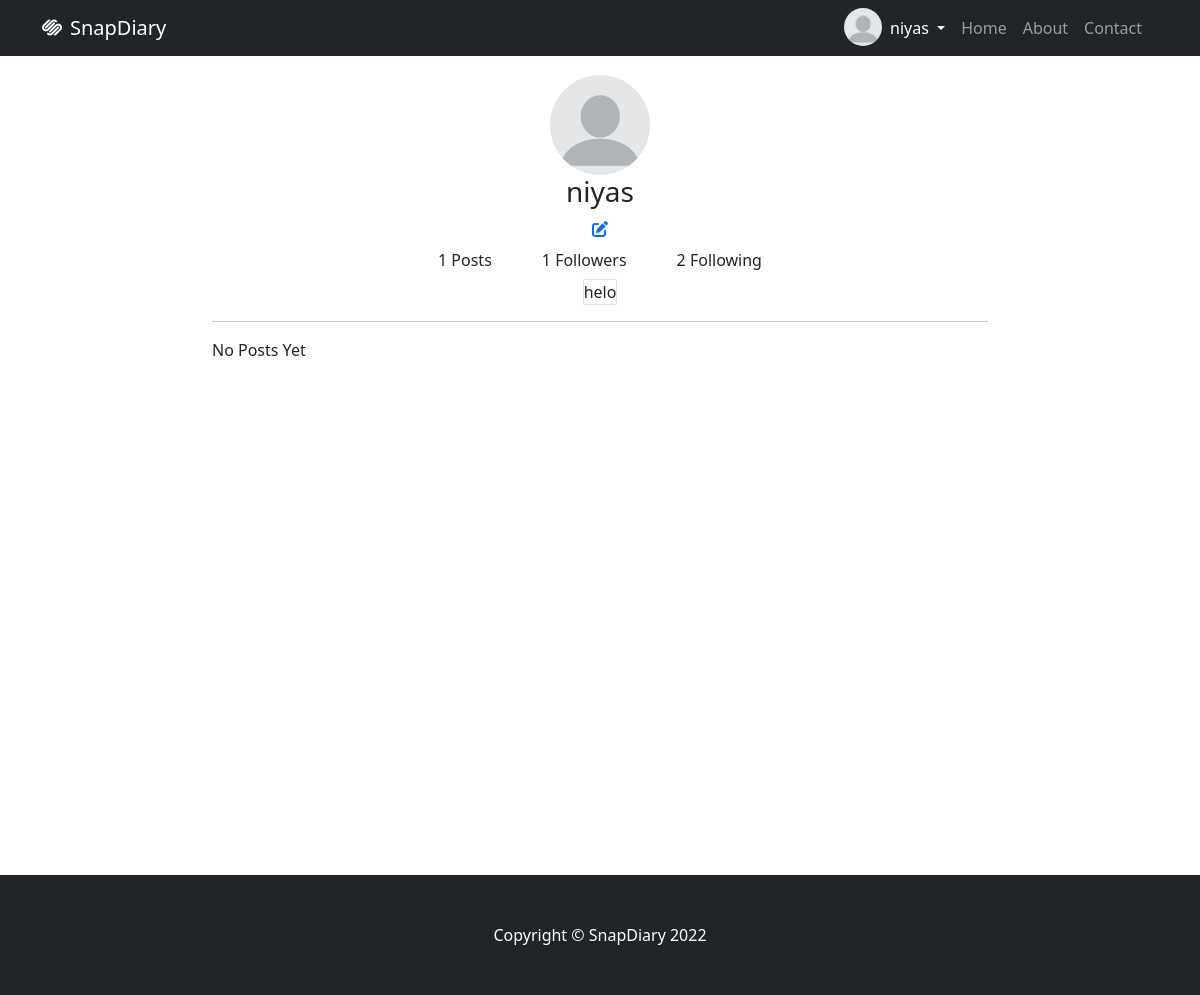
Screenshot of /user/profilepic_change/ (signed in) with the database file from the repository.
### socialapp/models.py (models this page shows)
class Myuser(AbstractUser):
  profile_pic = models.ImageField(upload_to='profile', default='default/pro_pic.png')

class UserProfile(models.Model):
  user = models.OneToOneField(Myuser, on_delete=models.CASCADE, related_name='user_profile')
  bio = models.CharField(max_length=120, null=True, blank=True)
  mobile = models.CharField(max_length=12, null=True, blank=True)
  dob = models.DateField(null=True, blank=True)
  GENDER_CHOICES = (
    ('Male', 'Male'),
    ('Female', 'Female'),
    ('Others', 'Others')
  )
  gender = models.CharField(max_length=12, choices=GENDER_CHOICES, null=True, blank=True)
  following = models.ManyToManyField(Myuser, related_name='followinglist', blank=True)
  followers = models.ManyToManyField(Myuser, related_name='followerslist', blank=True)
  @property
  def get_followers(self):
    return self.followers.all()
  @property
  def get_followings(self):
    return self.following.all()

### socialapp/views.py (the view, shortened to what this page needs)
# urls.py: path('user/profilepic_change/', views.ChangeProfilePicView.as_view(), name='social-change-propic'),
@method_decorator(decs, name='dispatch')
class ChangeProfilePicView(View):
  def get(self, request):
        return render(request, 'profile.html')

### socialapp/views.py (called while the page is built)
def signin_required(fn):
  def wrapper(request, *args, **kwargs):
    if not request.user.is_authenticated:
      return redirect('social-login')
    else:
      return fn(request, *args, **kwargs)
  return wrapper

### socialapp/templates/profile.html (shortened to what this page needs)
{%extends 'base.html'%}
{%block body_block%}
<div class="container-fluid">
	<div class="row">
		<div class="col-2"></div>
		<div class="col-8" style="min-height: 100vh;">
			<div>
				<div class="d-flex justify-content-center">
					<div>
						<a href="" data-bs-toggle="modal" data-bs-target="#profilePic" role="button">
							<img
							src="{{request.user.profile_pic.url}}"
							class="rounded-circle  d-inline"
							alt="avatar"
							style="width: 100px; height: 100px; object-fit: cover"
							/>
						</a>
					</div>
				</div>
				<div class="d-flex justify-content-center">
					<div>
						<h3>{{request.user}}</h3>
					</div>
				</div>
				{%if request.user.user_profile%}
				<div class="d-flex justify-content-center">
					<a href="{%url 'social-edit-profile'%}" ><i class="fa-solid fa-pen-to-square "></i></a>
				</div>
				{%else%}
				<div class="d-flex justify-content-center">
					<a href="{%url 'social-add-profile'%}" ><i class="fa-solid fa-plus"></i></a>
				</div>
				{%endif%}
				<div class="d-flex justify-content-center">
					{%if request.user.my_post.all%}
						<div>
							<a href="" class="btn me-4">{{request.user.my_post.count}} Posts</a>
						</div>
					{%else%}
						<div>
							<a href="" class="btn me-4">0 Posts</a>
						</div>
					{%endif%}
					<div>
						{%if request.user.user_profile%}
							<a href="" class="btn me-4">{{request.user.user_profile.get_followers.count}} Followers</a>
						{%else%}
							<a href="" class="btn me-4">0 Followers</a>
						{%endif%}
					</div>
					<div>
						{%if request.user.user_profile%}
							<a href="" class="btn">{{request.user.user_profile.get_followings.count}} Following</a>
						{%else%}
							<a href="" class="btn me-4">0 Following</a>
						{%endif%}
					</div>
				</div>
				<div class="d-flex justify-content-center">
					{%if request.user.user_profile.bio%}
					<div class="border">
						{{request.user.user_profile.bio}}
					</div>
					{%endif%}
				</div>
				<hr>
				{%if myposts%}
				{%for post in myposts%}
				<div class="d-flex justify-content-center">
					<div class="bg-white p-4 rounded shadow mt-3 mb-3">
						<div class="d-flex justify-content-between">
								<div class="d-flex">
										<img
												src="{{post.user.profile_pic.url}}"
												alt="avatar"
												class="rounded-circle me-2"
												style="width: 38px; height: 38px; object-fit: cover"
										/>
										<div>
												<p class="m-0 fw-bold">{{post.user}}</p>
												<span class="text-muted fs-7">{{post.posted_date}}</span>
										</div>
								</div>
								<i
								class="fas fa-ellipsis-h"
								type="button"
								id="post1Menu"
								data-bs-toggle="dropdown"
								aria-expanded="false"
								>
								</i>
								<ul
								class="dropdown-menu border-0 shadow"
								aria-labelledby="post1Menu"
								>
										<li class="d-flex align-items-center">
												<a
														class="dropdown-item d-flex justify-content-around align-items-center fs-7"
														href="#"
												>
														Edit Post
												</a>
										</li>
										<li class="d-flex align-items-center">
												<a
												class="dropdown-item d-flex justify-content-around align-items-center fs-7"
												href="#"
												>
												Delete Post</a
												>
										</li>
								</ul>
						</div>
						<div class="mt-3">
								<div>
										<p>
												{{post.title}}
										</p>
										<p>
												{{post.description}}
										</p>
										<img
												src="{{post.post_image.url}}"
												alt="post image"
												class="img-fluid rounded"
										/>
								</div>
								<div class="mt-3 d-flex justify-content-between">
										<div><i class="text-primary fas fa-thumbs-up"></i> 10</div>
										<div>2 Comments</i></div>
								</div>
								<hr>
								<div class="d-flex justify-content-between">
										<div>
												<a href="" class="btn text-muted" style="border: none;">
														<i class="fas fa-thumbs-up me-3"></i>
														<span class="m-0">Like</span>
												</a>
										</div>
										<div>
												<a class="btn text-muted" data-bs-toggle="collapse" href="#collapseExample" role="button" aria-expanded="false" aria-controls="collapseExample">
														<i class="fas fa-comment-alt me-3"></i>
														<span class="m-0">Comment</span>
												</a>
										</div>
								</div>
								<div class="collapse mt-3" id="collapseExample">
										<div class="card card-body">
												<div class="d-flex align-items-center my-1">
														<img
														src="https://source.unsplash.com/collection/happy-people"
														alt="avatar"
														class="rounded-circle me-2"
														style="
																width: 38px;
																height: 38px;
																object-fit: cover;
														"
														/>
														<div class="p-3 rounded comment__input w-100">
																<div class="d-flex justify-content-end">
																		<i
																		class="fas fa-ellipsis-h text-blue pointer"
																		id="post1CommentMenuButton"
																		data-bs-toggle="dropdown"
																		aria-expanded="false"
																		></i>
																		<ul
																		class="dropdown-menu border-0 shadow"
																		aria-labelledby="post1CommentMenuButton"
																		>
																				<li class="d-flex align-items-center">
																						<a
																						class="dropdown-item d-flex justify-content-around align-items-center fs-7"
																						href="#"
																						>
																						Edit Comment</a
																						>
																				</li>
																				<li class="d-flex align-items-center">
																						<a
																						class="dropdown-item d-flex justify-content-around align-items-center fs-7"
																						href="#"
																						>
																						Delete Comment</a
																						>
																				</li>
																		</ul>
																</div>
																<p class="fw-bold m-0">John</p>
																<p class="m-0 fs-7 bg-gray p-2 rounded">
																		Lorem ipsum dolor sit amet, consectetur
																		adipiscing elit.
																</p>
														</div>
												</div>
												<form class="d-flex my-1">
														<div>
																<img
																		src="{{request.user.profile_pic.url}}"
																		class="rounded-circle me-2"
																		style="
																		width: 38px;
																		height: 38px;
																		object-fit: cover;
																		"
																/>
														</div>
														<input
														type="text"
														class="form-control border-0 rounded-pill bg-gray"
														placeholder="Write a comment"
														/>
												</form>
										</div>
								</div>
						</div>
				</div>
				</div>
				{%endfor%}
				{%else%}
					<p>No Posts Yet</p>
				{%endif%}
			</div>
		</div>
		<div class="col-2"></div>
	</div>
</div>
{%endblock%}

### socialapp/templates/base.html (shortened to what this page needs)
<!DOCTYPE html>
{%load static%}
<html lang="en">
    <head>
        <link href={%static 'css/styles.css'%} rel="stylesheet" />
        <link href={%static 'css/nav.css'%} rel="stylesheet">
        <link rel="stylesheet" href="https://cdnjs.cloudflare.com/ajax/libs/font-awesome/6.2.0/css/all.min.css" />
        <link href="https://cdn.jsdelivr.net/npm/bootstrap@5.2.2/dist/css/bootstrap.min.css" rel="stylesheet">
    </head>
    <body>
        <nav class="navbar navbar-expand-lg navbar-dark bg-dark position-fixed-bottom">
            <div class="container">
                <a class="navbar-brand" href="{%url 'social-home'%}"><i class="fa-brands fa-squarespace me-2"></i>SnapDiary</a>
                <div class="collapse navbar-collapse" id="navbarSupportedContent">
                    <ul class="navbar-nav ms-auto mb-2 mb-lg-0">
                      <img
                      src="{{request.user.profile_pic.url}}"
                      class="rounded-circle  d-inline"
                      alt="avatar"
                      style="width: 38px; height: 38px; object-fit: cover"
                      />
                      <li class="nav-item dropdown">
                        <a class="nav-link dropdown-toggle active" href="#" role="button" data-bs-toggle="dropdown" aria-expanded="false">
                          {{request.user}}
                        </a>
                      </li>
                      <li class="nav-item"><a class="nav-link" href="{%url 'social-home'%}">Home</a></li>
                      <li class="nav-item"><a class="nav-link" href="#!">About</a></li>
                      <li class="nav-item me-2"><a class="nav-link" href="#!">Contact</a></li>
                    </ul>
                </div>
            </div>
        </nav>
        {%block body_block%}
        {%endblock%}
        <footer class="py-5 bg-dark">
            <div class="container"><p class="m-0 text-center text-white">Copyright &copy; SnapDiary 2022</p></div>
        </footer>
    </body>
</html>

### socialapp/static/css/nav.css (style rules this page uses)
.navbar { position:fixed !important; width:100%; z-index: 1000000; top:0; }
body { padding-top:75px; }

### rows the page displays
Myuser: user.profile_pic (picture), user "niyas", user.my_post.count "1", user.user_profile.get_followers.count "1", user.user_profile.get_followings.count "2", user.user_profile.bio "helo"
